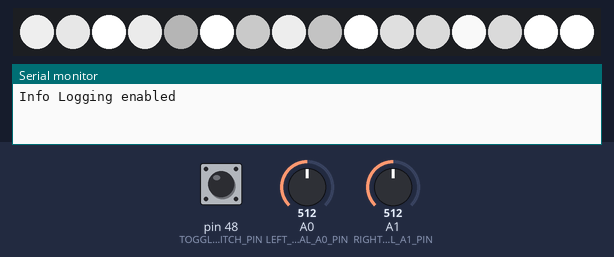
Bench run of a sketch on a simulated Arduino Mega 2560, built with avr-gcc and run on an emulated ATmega2560. On the bench: 16 RGB LEDs in strip order, left to right, the last lines printed to the serial monitor. The inputs (shaded band) are chosen by the test bench; at power-on: pin 48 (TOGGLE_SWITCH_PIN) HIGH, A0 (LEFT_DIAL_A0_PIN) = 512, A1 (RIGHT_DIAL_A1_PIN) = 512. Random numbers use the default seed unless the sketch sets one.

Above: at 1.3 s.
1.4 s: pin 48 (TOGGLE_SWITCH_PIN) pulled LOW for 0.15 s
2.1 s: pin 48 (TOGGLE_SWITCH_PIN) pulled LOW for 0.15 s
At 3.86 s:
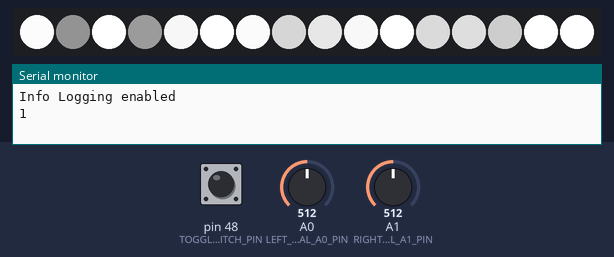
Timing chart, 0 to 5.4 s (numbered marks = the images above; inputs shaded):
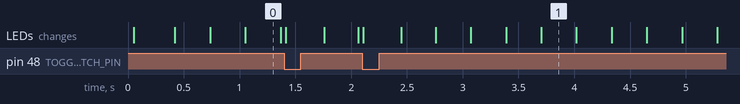

The sketch:

OWEffigy2017.ino
```cpp
#include <Arduino.h>

#include "ProjectDefs.h"

#include "SingletonManager.h"
#include "InputManager.h"
#include "LightManager.h"

SingletonManager *singleMan = NULL;

void setup() {
//	Serial.begin(115200);
	Serial.begin(9600);

	// Create the holder for global objects
	singleMan = new SingletonManager();

	InputManager *inputMan = new InputManager(singleMan);
	delay(50); // Wait for inputs to init before continuing

	// Initilize the LightManager
	LightManager *lightMan = new LightManager(singleMan);
	delay(50); // Wait for light to init before continuing

	info_println("Info Logging enabled");
	debug_println("Debug Logging enabled");
	timing_println("Timing Logging enabled");
}

/*
https://www.google.ca/search?q=breadboard-arduino-tlc5940.png&rlz=1C1CHBF_enCA732CA732&source=lnms&tbm=isch&sa=X&ved=0ahUKEwiwgvrlxfjSAhUE42MKHUD9D74Q_AUICCgB&biw=1191&bih=602

C:\Users\clamb\Documents\Arduino\libraries

SinWave
http://forum.arduino.cc/index.php?topic=223906.0
https://www.sparkfun.com/tutorials/329
*/

void loop() {

	singleMan->inputMan()->updateValues();
	singleMan->lightMan()->updateLights();

	delay(30);
}
```

DebugLightPatterner.cpp
```cpp
#include "DebugLightPatterner.h"

#include <Arduino.h>

#include "ProjectDefs.h"
#include "SingletonManager.h"

DebugLightPatterner::DebugLightPatterner(SingletonManager* _singleMan):
	singleMan(_singleMan) {

}

void DebugLightPatterner::drawPattern() {
	long blinkSpeed=500;

	for(int i=0; i < singleMan->lightMan()->getTotalChannels(); i++) {
		singleMan->lightMan()->setColorToChannel(singleMan->lightMan()->channelArray[i], 0, 0, 0);
	}

	static int currPattern = 0;
	int newPattern =  map(singleMan->inputMan()->getRightDial(), 0, 1023, 0, 3);
	if(newPattern != currPattern) {
		currPattern = newPattern;
		info_println(newPattern);
	}
	switch(currPattern)
	{
		case 0:
			testPatternRGBAll(blinkSpeed);
			break;
		case 1:
			testPatternStationCount(blinkSpeed);
			break;
		case 2:
			testPatternStationChannelCount(blinkSpeed);
			break;
		case 3:
			testPatternFullCount(blinkSpeed);
			break;
		}

}

void DebugLightPatterner::testPatternRGBAll(long blinkSpeed) {
	long totalColors = 3;
	byte colorIndex = (millis()%(totalColors*blinkSpeed))/blinkSpeed;

	byte red=0, green=0, blue=0;
	if(colorIndex == 0) red = 255;
	else if (colorIndex == 1) green = 255;
	else blue = 255;

	for(int i=0; i<singleMan->lightMan()->getTotalChannels(); i++) {
		singleMan->lightMan()->setColorToChannel(singleMan->lightMan()->channelArray[i], red, green, blue);
	}
}

void DebugLightPatterner::testPatternStationCount(long blinkSpeed) {
	byte stationIndex = (millis()%(NUM_TLCS*blinkSpeed))/blinkSpeed;

	byte channelOffset = stationIndex*5;
	for(int i=channelOffset; i<channelOffset+5; i++) {
		if(i == 0)
			singleMan->lightMan()->setColorToChannel(singleMan->lightMan()->channelArray[i], 255, 0, 0);
		else
			singleMan->lightMan()->setColorToChannel(singleMan->lightMan()->channelArray[i], 255, 255, 255);
	}
}

void DebugLightPatterner::testPatternStationChannelCount(long blinkSpeed) {
	byte stationIndex = (millis()%(5*blinkSpeed))/blinkSpeed;

	for(int i=stationIndex; i<singleMan->lightMan()->getTotalChannels(); i+=5) {
		if(i == 0)
			singleMan->lightMan()->setColorToChannel(singleMan->lightMan()->channelArray[i], 255, 0, 0);
		else
			singleMan->lightMan()->setColorToChannel(singleMan->lightMan()->channelArray[i], 255, 255, 255);
	}
}

void DebugLightPatterner::testPatternFullCount(long blinkSpeed) {
	long fullCount = singleMan->lightMan()->getTotalChannels()*3;
	byte countIndex = (millis() % (fullCount*blinkSpeed)) / blinkSpeed;

	byte channel = countIndex / 3;
	byte rgbOffset = countIndex % 3;

	byte red=0, green=0, blue=0;
	if(rgbOffset == 0) red = 255;
	else if (rgbOffset == 1) green = 255;
	else blue = 255;

	singleMan->lightMan()->setColorToChannel(singleMan->lightMan()->channelArray[channel], red, green, blue);
}
```

DebugLightPatterner.h
```cpp
#ifndef __DEBUGLIGHTPATTERNER_H__
#define __DEBUGLIGHTPATTERNER_H__

#include <Arduino.h>

#include "ProjectDefs.h"

#include "SingletonManager.h"
class SingletonManager;

class DebugLightPatterner {
	public:
		DebugLightPatterner(SingletonManager* _singleMan);

		void drawPattern();

	private:
		SingletonManager* singleMan = NULL;

		void testPatternRGBAll(long blinkSpeed);
		void testPatternStationCount(long blinkSpeed);
		void testPatternStationChannelCount(long blinkSpeed);
		void testPatternFullCount(long blinkSpeed);
};

#endif // __DEBUGLIGHTPATTERNER_H__
```

InputManager.cpp
```cpp
#include "InputManager.h"

#include "ProjectDefs.h"

#include "SingletonManager.h"

InputManager::InputManager(SingletonManager* _singleMan) :
	singleMan(_singleMan)
{
	// Setup the addressing pins
	pinMode(TOGGLE_SWITCH_PIN, INPUT_PULLUP);

	singleMan->setInputMan(this);
}

void InputManager::updateValues() {

	// HIGH == off, LOW == on
	toggleUp = false;
	if(digitalRead(TOGGLE_SWITCH_PIN) == LOW)
		toggleUp = true;

	// Analog inputs (value 0->1024)
	leftDial = analogRead(LEFT_DIAL_A0_PIN);
	rightDial = analogRead(RIGHT_DIAL_A1_PIN);
}
```

InputManager.h
```cpp
#ifndef __INPUTMANAGER_H__
#define __INPUTMANAGER_H__

#include <Arduino.h>
#include "ProjectDefs.h"

#include "SingletonManager.h"
class SingletonManager;

class InputManager
{
	public:
		InputManager(SingletonManager* _singleMan);

		void updateValues();

		bool isToggleUp() { return this->toggleUp; }
		int getLeftDial() { return this->leftDial; }
		int getRightDial() { return this->rightDial; }

	private:
		SingletonManager* singleMan = NULL;

		bool toggleUp = false;
		int leftDial = 0;
		int rightDial = 0;
};

#endif // __INPUTMANAGER_H__
```

LightManager.cpp
```cpp
#include "LightManager.h"

#include <Arduino.h>

#include "Tlc5940.h"
#include "ProjectDefs.h"
#include "SingletonManager.h"

#include "DebugLightPatterner.h"


LightManager::LightManager(SingletonManager* _singleMan):
	singleMan(_singleMan) {

	Tlc.init(4095);

	for(int i=0;i<NUM_TLCS;i++) {
		for(int j=0;j<5;j++) {
			channelArray[(i*5)+j] = (i*16)+(j*3);

			debug_print((i*5)+j);
			debug_print(": ");
			debug_println(channelArray[(i*5)+j]);
		}
  }

	singleMan->setLightMan(this);

	debugPatterner = new DebugLightPatterner(_singleMan);
	sproutPatterner = new SproutLightPatterner(_singleMan);
}


void LightManager::updateLights() {

	if(singleMan->inputMan()->isToggleUp())
		debugPatterner->drawPattern();
	else
		sproutPatterner->drawPattern();

	Tlc.update();
}

void LightManager::setColorToChannel(TLC_CHANNEL_TYPE channelToSet, byte red, byte green, byte blue, int brightness /*-1*/) {
	if(brightness < 0)
		brightness = map(singleMan->inputMan()->getLeftDial(), 0, 1023, 4095, 0);
	Tlc.set(channelToSet+0, map(red  , 0, 255, 4095, brightness));
	Tlc.set(channelToSet+1, map(green, 0, 255, 4095, brightness));
	Tlc.set(channelToSet+2, map(blue , 0, 255, 4095, brightness));
}

void LightManager::setColorToChannelFromWheelPosition(TLC_CHANNEL_TYPE channelToSet, byte wheelPos, int brightness /*-1*/) {
	byte r=0;
	byte g=0;
	byte b=0;
	this->colorFromWheelPosition(wheelPos, &r, &g, &b);
	this->setColorToChannel(channelToSet, r, g, b, brightness);
}

void LightManager::colorFromWheelPosition(byte wheelPos, byte *r, byte *g, byte *b) {
	if (wheelPos < 85) {
		// 0-->85
		*r = wheelPos * 3;
		*g = 255 - wheelPos * 3;
		*b = 0;
	} else if (wheelPos < 170) {
		// 85-->170
		wheelPos -= 85;
		*r = 255 - wheelPos * 3;
		*g = 0;
		*b = wheelPos * 3;
	} else {
		// 170-->255
		wheelPos -= 170;
		*r = 0;
		*g = wheelPos * 3;
		*b = 255 - wheelPos * 3;
	}
}
```

LightManager.h
```cpp
#ifndef __LIGHTMANAGER_H__
#define __LIGHTMANAGER_H__

#include <Arduino.h>
#include <Tlc5940.h>

#include "ProjectDefs.h"

#include "SingletonManager.h"
class SingletonManager;

#include "DebugLightPatterner.h"
class DebugLightPatterner;
#include "SproutLightPatterner.h"
class SproutLightPatterner;

class LightManager {
	public:

		LightManager(SingletonManager* _singleMan);

		void updateLights(); // called from interrupt handler

		void setColorToChannel(TLC_CHANNEL_TYPE channelToSet, byte red, byte green, byte  blue, int brightness=-1);
		void setColorToChannelFromWheelPosition(TLC_CHANNEL_TYPE channelToSet, byte wheelPos, int brightness=-1);

		void colorFromWheelPosition(byte wheelPos, byte *r, byte *g, byte *b);

		int getTotalChannels() { return this->totalChannels; }
		// GROSS: Forgot Arrays are 2nd class citizens in C - cheated and made it public
		TLC_CHANNEL_TYPE channelArray[NUM_TLCS*5];

	private:
		SingletonManager* singleMan = NULL;
		int totalChannels = NUM_TLCS*5;

		DebugLightPatterner* debugPatterner = NULL;
		SproutLightPatterner* sproutPatterner = NULL;

};

#endif // __LIGHTMANAGER_H__
```

ProjectDefs.h
```cpp
#ifndef __PROJECTDEFS_H__
#define __PROJECTDEFS_H__

#define INFO
//#define DEBUG
//#define TIMING

// MODIFY: C:\Users\clamb\Documents\Arduino\libraries\Tlc5940
// #define NUM_TLCS    5
// Also changed:
//  #define TLC_PWM_PERIOD    8075
// #define TLC_GSCLK_PERIOD    4

#ifdef INFO
 #define info_print(x)     Serial.print(x)
 #define info_println(x)   Serial.println(x)
#else
 #define info_print(x)
 #define info_println(x)
#endif

#ifdef DEBUG
 #define debug_print(x)     Serial.print(x)
 #define debug_println(x)   Serial.println(x)
#else
 #define debug_print(x)
 #define debug_println(x)
#endif

#ifdef TIMING
 #define timing_print(x)     Serial.print(x)
 #define timing_println(x)   Serial.println(x)
#else
 #define timing_print(x)
 #define timing_println(x)
 #endif

#define PATTERN_CHANGE_DELAY 250
#define COLOR_STEPS_IN_WHEEL 255

#define LEFT_DIAL_A0_PIN    0
#define RIGHT_DIAL_A1_PIN   1
#define TOGGLE_SWITCH_PIN   48

#endif // __PROJECTDEFS_H__
```

SingletonManager.h
```cpp
#ifndef __SINGLETONMANAGER_H__
#define __SINGLETONMANAGER_H__

#include "InputManager.h"
class InputManager;

#include "LightManager.h"
class LightManager;

class SingletonManager
{
	public:
		SingletonManager() {}

		InputManager* inputMan() { return inputManager; }
		void setInputMan(InputManager* _inputMan) { inputManager = _inputMan; }

		LightManager* lightMan() { return lightManager; }
		void setLightMan(LightManager* _lightMan) { lightManager = _lightMan; }

	private:
		InputManager* inputManager = NULL;
		LightManager* lightManager = NULL;
};

#endif // __SINGLETONMANAGER_H__
```

SproutLightPatterner.cpp
```cpp
#include "SproutLightPatterner.h"

#include <Arduino.h>

#include "ProjectDefs.h"
#include "SingletonManager.h"

SproutLightPatterner::SproutLightPatterner(SingletonManager* _singleMan):
	singleMan(_singleMan) {

	seedArray[0]  = singleMan->lightMan()->channelArray[0];
	hubArray[0]   = singleMan->lightMan()->channelArray[1];
	petalArray[0] = singleMan->lightMan()->channelArray[2];
	petalArray[1] = singleMan->lightMan()->channelArray[3];
	stemArray[0]  = singleMan->lightMan()->channelArray[4];

	seedArray[1]  = singleMan->lightMan()->channelArray[5];
	hubArray[1]   = singleMan->lightMan()->channelArray[6];
	petalArray[2] = singleMan->lightMan()->channelArray[7];
	petalArray[3] = singleMan->lightMan()->channelArray[8];
	stemArray[1]  = singleMan->lightMan()->channelArray[9];

	seedArray[2]  = singleMan->lightMan()->channelArray[10];
	hubArray[2]   = singleMan->lightMan()->channelArray[11];
	petalArray[4] = singleMan->lightMan()->channelArray[12];
	petalArray[5] = singleMan->lightMan()->channelArray[13];
	stemArray[2]  = singleMan->lightMan()->channelArray[14];

	seedArray[3]  = singleMan->lightMan()->channelArray[15];
	hubArray[3]   = singleMan->lightMan()->channelArray[16];
	petalArray[6] = singleMan->lightMan()->channelArray[17];
	petalArray[7] = singleMan->lightMan()->channelArray[18];
	stemArray[3]  = singleMan->lightMan()->channelArray[19];

	seedArray[4]  = singleMan->lightMan()->channelArray[20];
	hubArray[4]   = singleMan->lightMan()->channelArray[21];
	petalArray[8] = singleMan->lightMan()->channelArray[22];
	petalArray[9] = singleMan->lightMan()->channelArray[23];
	stemArray[4]  = singleMan->lightMan()->channelArray[24];
}

void SproutLightPatterner::drawPattern() {
	static unsigned long nextPatternSwitch = 0;
	static int currPattern = -1;

	if(nextPatternSwitch <= millis()) {
		currPattern++;
		if(currPattern >= 5)
			currPattern = 0;

		nextPatternSwitch = millis() + choosePattern(currPattern);
	}	else {
		choosePattern(currPattern);
	}
}

unsigned long SproutLightPatterner::choosePattern(int currPattern)
{
	unsigned long nextLength = 0;

	if(currPattern == 0)
		nextLength = pattern_general_colors();
	else if(currPattern == 1)
		nextLength = pattern_solid_fade();
	else if(currPattern == 2)
		nextLength = pattern_general_colors();
	else if(currPattern == 3)
		nextLength = pattern_solid_fade();
	else if(currPattern == 4)
		nextLength = pattern_circus();

	return nextLength;
}

unsigned long SproutLightPatterner::pattern_general_colors() {

	static unsigned long nextSpeedSwitch = 0;
	static int currSpeed = 1;

	if(nextSpeedSwitch <= millis()) {
		currSpeed = random(8,15);
		nextSpeedSwitch = millis() + 1000*15;
	}

	colorWheelSnippetFade(seedArray,   5,   4*currSpeed, 5,    60, 100);
	colorWheelSnippetFade(hubArray,    5,   6*currSpeed, 0,     0, 255,   true);
	colorWheelSnippetFade(petalArray, 10,   2*currSpeed, 10,  125, 235);
	colorWheelSnippetFade(stemArray,   5,   10*currSpeed, 20,   0,  40);

	return 600000; // 10 min
}

unsigned long SproutLightPatterner::pattern_solid_fade() {
	static unsigned long nextSwitch = 0;
	static byte currWheelChoice = 1;
	static int currSpeed = 1;

	if(nextSwitch <= millis()) {
		currWheelChoice = random(255);
		currSpeed = random(5,15);

		nextSwitch = millis() + 1000*10;
	}

	colorWheelSnippetFade(seedArray,   5,   1, 2*currSpeed,  currWheelChoice, currWheelChoice);
	colorWheelSnippetFade(hubArray,    5,   1, 2*currSpeed,  currWheelChoice, currWheelChoice);
	colorWheelSnippetFade(petalArray, 10,   1, 2*currSpeed,  currWheelChoice, currWheelChoice);
	colorWheelSnippetFade(stemArray,   5,   1, 2*currSpeed,  currWheelChoice, currWheelChoice);

	return 240000; // 4 min
}

unsigned long SproutLightPatterner::pattern_circus() {
	unsigned long currTime = millis();

	static unsigned long nextSwitch = 0;
	static int currBright = 1;
	if(nextSwitch <= millis()) {
		currBright--;
		if(currBright < 0)
			currBright = 4;

		nextSwitch = millis() + 1000*6;
	}

	int brightnessSpeed = currBright*5;
	int brightness = 0;
	if(brightnessSpeed > 0) {
		int totalBrightSteps = 314;
		int brightnessAngleIndex = (currTime%(totalBrightSteps*brightnessSpeed))/brightnessSpeed;
		float cosBright = cos(brightnessAngleIndex/50.0);
		brightness = (cosBright + 1.0)*1300.0; // never turn it all the way off
	}

	for(int i=0; i<25; i++) {
		singleMan->lightMan()->setColorToChannelFromWheelPosition(singleMan->lightMan()->channelArray[i], random(255), brightness);
	}
	delay(30);

	return 120000; // 2 min
}

void SproutLightPatterner::colorWheelSnippetFade(TLC_CHANNEL_TYPE colorArray[], int arraySize,
		int patternSpeed, int brightnessSpeed,
		byte wheelBegin, byte wheelEnd, bool wrap /*false*/) {

	unsigned long currTime = millis();

	/*	brightnessFade 40%->100%   4095 == off  1024 == 25%  2048 == 50%   0 == 100%     */
	/*   fade from 512->4095  (NOTE: to get less steps multiply brightness before use)  */
	int brightness = 0;
	if(brightnessSpeed > 0) {
			/*		cos(rad)		Calculates the cos of an angle (in radians). The result will be between -1 and 1.
			cos(0) == 1
			cos(3.14) == -1
			cos(6.28) == 1
			*/

		int totalBrightSteps = 314;
		int brightnessAngleIndex = (currTime%(totalBrightSteps*brightnessSpeed))/brightnessSpeed;
		float cosBright = cos(brightnessAngleIndex/50.0);
		brightness = (cosBright + 1.0)*1300.0; // never turn it all the way off
	}

	int stepRange = wheelEnd-wheelBegin;
	int patternIndex = 0;
	int totalSteps = 0;
	if(stepRange > 0) {
		long colorTimeBetweenSteps = patternSpeed;
		totalSteps = stepRange;
		if(wrap == false)
			totalSteps = stepRange*2;

		patternIndex = (currTime%(totalSteps*colorTimeBetweenSteps))/colorTimeBetweenSteps;
	}

	for(int i=0; i<arraySize; i++) {

		byte wheelStepPosition = 0;
		if(stepRange > 0) {
			int offset = totalSteps / arraySize;
			int currIndex = patternIndex + offset*i;
			if(currIndex > totalSteps)
				currIndex -= totalSteps;

			wheelStepPosition = currIndex<=stepRange ? currIndex : (stepRange - (currIndex-stepRange));
		}

		singleMan->lightMan()->setColorToChannelFromWheelPosition(colorArray[i], wheelBegin+wheelStepPosition, brightness);
	}
}
```

SproutLightPatterner.h
```cpp
#ifndef __SPROUTLIGHTPATTERNER_H__
#define __SPROUTLIGHTPATTERNER_H__

#include <Arduino.h>

#include "ProjectDefs.h"

#include "SingletonManager.h"
class SingletonManager;

class SproutLightPatterner {
	public:
		SproutLightPatterner(SingletonManager* _singleMan);

		void drawPattern();

	private:
		SingletonManager* singleMan = NULL;

		// Need to hold channel assignments for Seed (5); Petal (10); Stem(5); Hub(5)
		TLC_CHANNEL_TYPE seedArray[5];
		TLC_CHANNEL_TYPE petalArray[10];
		TLC_CHANNEL_TYPE stemArray[5];
		TLC_CHANNEL_TYPE hubArray[5];

		unsigned long choosePattern(int currPattern);
		unsigned long pattern_general_colors();
		unsigned long pattern_solid_fade();
		unsigned long pattern_circus();

		void colorWheelSnippetFade(TLC_CHANNEL_TYPE colorArray[], int arraySize, int patternSpeed,
				int brightnessSpeed, byte wheelBegin, byte wheelEnd, bool wrap=false);
};

#endif // __SPROUTLIGHTPATTERNER_H__
```
